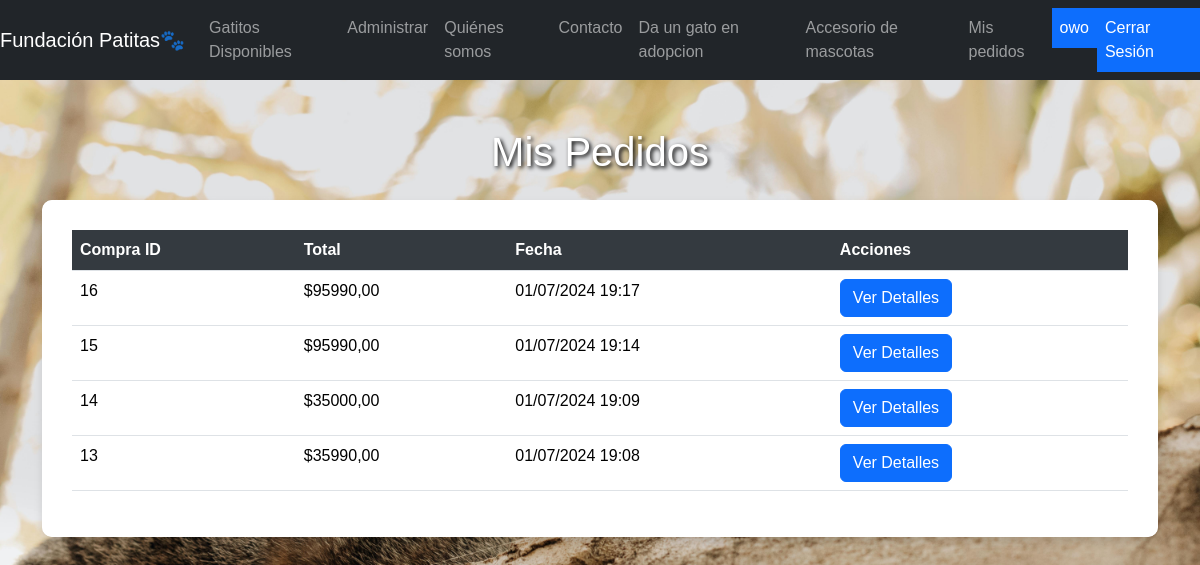
/ver_pedidos/ (signed in), run on an earlier commit of the app's database.
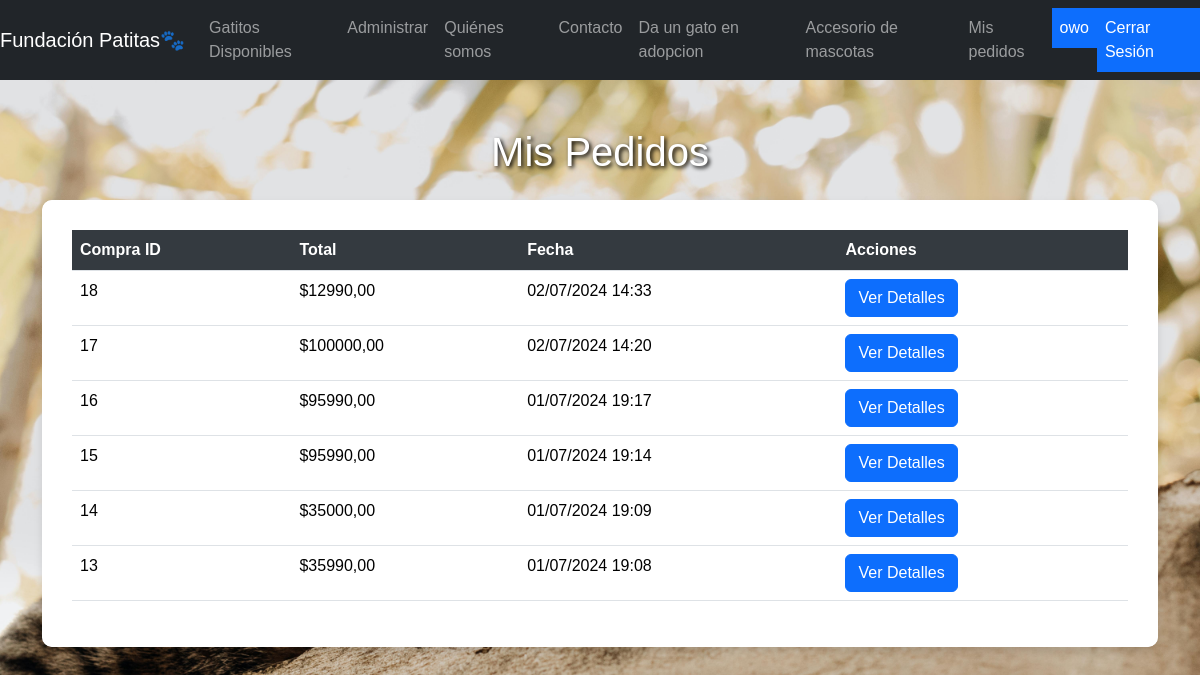
And on a later commit of the database.
### aplicacion/models.py (models this page shows, shortened)
class Compra(models.Model):
    user = models.ForeignKey(User, on_delete=models.CASCADE)
    total = models.DecimalField(max_digits=10, decimal_places=2)
    created_at = models.DateTimeField(auto_now_add=True)

### aplicacion/views.py (the view)
# urls.py: path('ver_pedidos/', views.ver_pedidos, name='ver_pedidos'),
@login_required
def ver_pedidos(request):
    compras = Compra.objects.filter(user=request.user).order_by('-created_at')
    for compra in compras:
        for item in compra.items.all():
            try:
                producto = Producto.objects.get(nombre=item.producto_name)
                item.producto_imagen = producto.imagen.url
            except Producto.DoesNotExist:
                item.producto_imagen = None
    return render(request, 'aplicacion/ver_pedidos.html', {'compras': compras})

### aplicacion/templates/aplicacion/ver_pedidos.html (shortened to what this page needs)
{% load static %}
<!DOCTYPE html>
<html lang="en">
<head>
    <link href="https://cdn.jsdelivr.net/npm/bootstrap@5.3.3/dist/css/bootstrap.min.css" rel="stylesheet">
</head>
<body>
    <nav class="navbar navbar-expand-lg navbar-dark bg-dark">
        <a class="navbar-brand" href="{% url 'menu' %}">Fundación Patitas&#128062;</a>
        <div class="collapse navbar-collapse" id="navbarNav">
            <ul class="navbar-nav ml-auto">
                <li class="nav-item">
                    <a id="bottom" class="nav-link" href="{% url 'menu' %}">Gatitos Disponibles</a>
                </li>
                {% if perms.aplicacion.add_permission %}
                <li class="nav-item">
                    <a class="nav-link" href="{% url "adPedidos" %}">Administrar</a>
                </li>
                {% endif %}
                <li class="nav-item">
                    <a class="nav-link" href="{% url 'cuarto' %}">Quiénes somos</a>
                </li>
                <li class="nav-item">
                    <a class="nav-link" href="{% url 'tercero' %}">Contacto</a>
                </li>
                <li class="nav-item">
                    <a class="nav-link" href="{% url 'formulario' %}">Da un gato en adopcion</a>
                </li>
                <li class="nav-item">
                    <a class="nav-link" href="{% url 'carro' %}">Accesorio de mascotas</a>
                </li>
                <li class="nav-item">
                    <a class="nav-link" href="{% url 'ver_pedidos' %}">Mis pedidos</a>
                </li>
                {% if user.is_authenticated %}
                <li class="nav-item">
                    <a class="nav-link text-bg-primary" href="">{{user.username}}</a>
                </li>
                <li class="nav-item">
                    <a class="nav-link text-bg-primary" href="{% url 'salir' %}">Cerrar Sesión</a>
                </li>
                {% else %}
                <li class="nav-item">
                    <a class="nav-link text-bg-primary" href="{% url 'login' %}">Iniciar Sesión</a>
                </li>
                {% endif %}
            </ul>
        </div>
</nav>
    <div class="container mt-5">
        <h1 class="mb-4">Mis Pedidos</h1>
        <div class="card">
            <div class="card-body">
                {% if compras %}
                    <table class="table table-hover">
                        <thead>
                            <tr>
                                <th>Compra ID</th>
                                <th>Total</th>
                                <th>Fecha</th>
                                <th>Acciones</th>
                            </tr>
                        </thead>
                        <tbody>
                            {% for compra in compras %}
                                <tr data-bs-toggle="collapse" data-bs-target="#detalles{{ forloop.counter }}" aria-expanded="false" aria-controls="detalles{{ forloop.counter }}">
                                    <td>{{ compra.id }}</td>
                                    <td>${{ compra.total }}</td>
                                    <td>{{ compra.created_at|date:"d/m/Y H:i" }}</td>
                                    <td><button class="btn btn-primary" type="button">Ver Detalles</button></td>
                                </tr>
                            {% endfor %}
                        </tbody>
                    </table>
                {% else %}
                    <p class="alert alert-warning">No tienes pedidos.</p>
                {% endif %}
            </div>
        </div>
    </div>
</body>
</html>

What changed in the data, as far as the page shows it:
added Compra: id "18", total "12990,00", created_at "02/07/2024 14:33"
added Compra: id "17", total "100000,00", created_at "02/07/2024 14:20"
